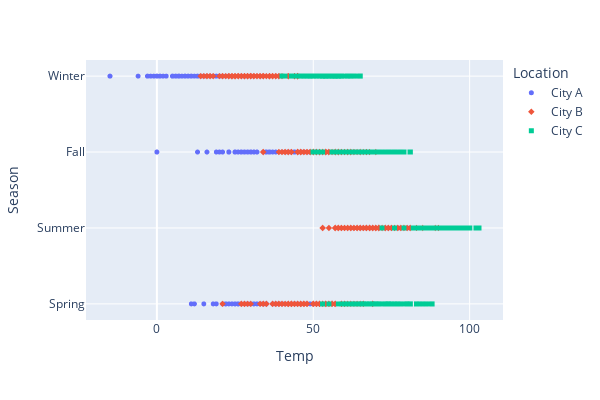

The code cell stored with this chart in its notebook:
### Markdown cell above
Compared to the bar plot, dot plots (or scatter) display similar situation and accomplish the same goal, but in a cleaner way.

### Code cell
# Generate scatter plot
scatter_plt = px.scatter(df, y = "Season", x = "Temp", color = "Location", symbol = "Location",
                         width = 600, height = 400)
scatter_plt.update_traces(marker_size = 5)
scatter_plt.show()

### Figure 1 — Plotly figure (JSON) as saved in the notebook; plotly's stock layout.template omitted (floating-point values rounded to 4 significant figures; data arrays with more than 128 entries replaced by an {"elided": "..."} marker saying what was removed)
{"data": [{"hovertemplate": "Location=City A<br>Temp=%{x}<br>Season=%{y}<extra></extra>", "legendgroup": "City A", "marker": {"color": "#636efa", "size": 5, "symbol": "circle"}, "mode": "markers", "name": "City A", "showlegend": true, "type": "scattergl", "x": {"elided": "400 int values"}, "xaxis": "x", "y": {"elided": "400 str values"}, "yaxis": "y"}, {"hovertemplate": "Location=City B<br>Temp=%{x}<br>Season=%{y}<extra></extra>", "legendgroup": "City B", "marker": {"color": "#EF553B", "size": 5, "symbol": "diamond"}, "mode": "markers", "name": "City B", "showlegend": true, "type": "scattergl", "x": {"elided": "400 int values"}, "xaxis": "x", "y": {"elided": "400 str values"}, "yaxis": "y"}, {"hovertemplate": "Location=City C<br>Temp=%{x}<br>Season=%{y}<extra></extra>", "legendgroup": "City C", "marker": {"color": "#00cc96", "size": 5, "symbol": "square"}, "mode": "markers", "name": "City C", "showlegend": true, "type": "scattergl", "x": {"elided": "400 int values"}, "xaxis": "x", "y": {"elided": "400 str values"}, "yaxis": "y"}], "layout": {"height": 400, "legend": {"title": {"text": "Location"}, "tracegroupgap": 0}, "margin": {"t": 60}, "width": 600, "xaxis": {"anchor": "y", "domain": [0, 1], "title": {"text": "Temp"}}, "yaxis": {"anchor": "x", "domain": [0, 1], "title": {"text": "Season"}}}}
